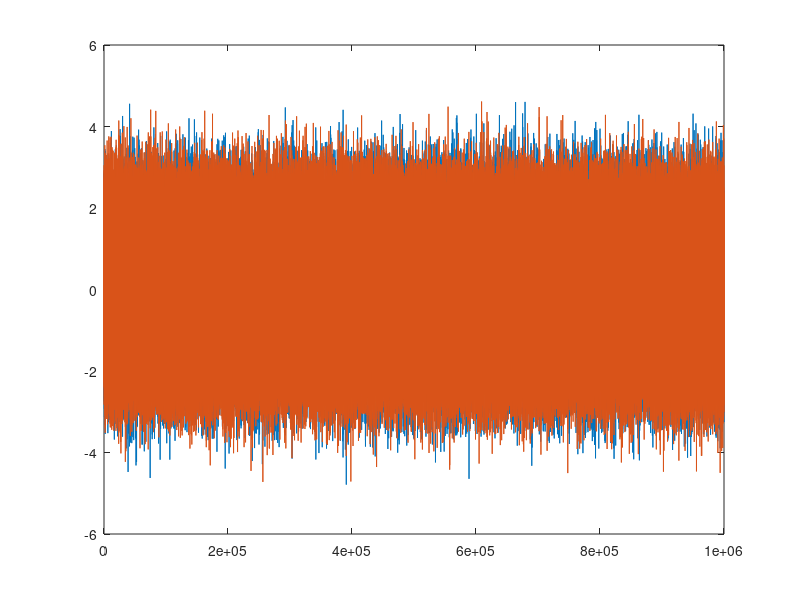

The MATLAB script that drew this image: (Note: a time limit stopped this script after it produced the figure.)
L = 1000000;

n = 1;
tstart = tic;
2+2;
t(n) = toc(tstart);
n = n+1; 

tstart = tic;
X = randn(L,100);
t(n) = toc(tstart);
n = n+1;

tstart = tic;
f = figure;
plot(X(:,1:2));
drawnow
close(f)
t(n) = toc(tstart);
n = n+1;

tstart = tic;
addpath('');
t(n) = toc(tstart);
n = n+1;

tstart = tic;
Y = filter(ones(100,1), 1, X);
t(n) = toc(tstart);
n = n+1;

tstart = tic;
Z = Y;
Z(end,end) = 2;
t(n) = toc(tstart);
n = n+1;

tstart = tic;
clear Y
t(n) = toc(tstart);
n = n+1;

tstart = tic;
Z(end+1,end) = 1;
t(n) = toc(tstart);
n = n+1;

tstart = tic;
clear Z
t(n) = toc(tstart);
n = n+1;

tstart = tic;
f = figure;
plot(X(:,1:2));
drawnow
close(f)
t(n) = toc(tstart);
n = n+1;


strs = {'Adding' 'Allocation' 'plotting 1', 'addpath' 'filter', 'copy', 'clear 1', 'elongation',  'clear 2', 'plotting 2'};
disp('###');
for i=1:length(strs)
    disp([strs{i} sprintf(': %.5fs', t(i))]);
end

dstr = datestr(now);
idx = strfind(dstr, ':');
dstr(idx) = '_';
save(dstr, 'strs', 't', 'dstr');
